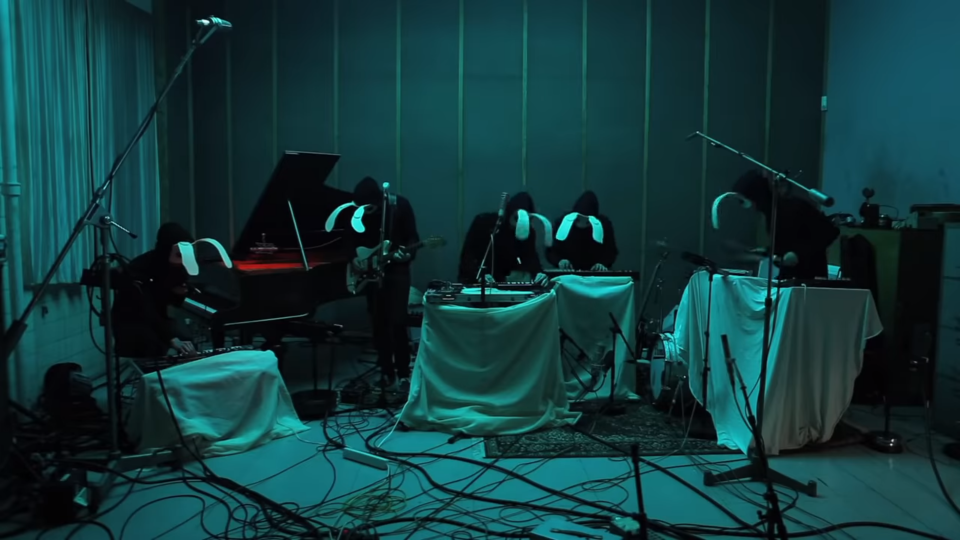
#> input picture Practicas/img/pic_01.png, 960 x 540 px
$ jupyter execute --allow-errors IA_03_2012010743_MDIA.ipynb   (shell and % lines are left out)
#> lines starting #> are read from the running program, lines starting #| are printed output that depends on the picture; after the words box and inside, x2 and y2 are one past the last pixel; in counts of white or black regions, pixels touching at a corner belong together
<h1><center>Practica 3 Image Algebra</center></h1>
<h3><b>Alumno:</b> Mothelet Delgado Izaird Alexander</h3>
<h3><b>Boleta:</b> 2012010743</h3>
<h3><b>Grupo:</b> 3CV7</h3>
<h2><center><b>Introducción</b></center></h2>
<h3><b>Suma</b></h3>
<p align="justify">En su forma más sencilla, la operación suma toma como entrada dos imágenes de tamaño idéntico (no necesariamente) y produce como salida una tercera imagen del mismo tamaño de las primeras dos, en la cual cada valor de píxel es la suma de los valores de los píxel correspondientes de cada una de las dos imágenes de entrada.</p>

<p  align="justify">La adición de dos imágenes se lleva en un único paso. Los valores de los píxel del resultado vienen dados por: </p>

<p align="justify">O si solamente se desea adicionar un valor constante C a una imagen, entonces:</p>

<p align="justify">Si los valores de los píxel en las imágenes de entrada son realmente vectores en lugar de valores escalares (por ejemplo, imágenes a color) entonces los componentes individuales (componentes rojo, azul y verde) se adicionan separadamente para producir el valor de salida. </p>
<p align="justify">Si el formato de la imagen que se esta utilizando soporta únicamente valores de píxel enteros de 8 bits, es bastante probable que el resultado de la adición sea mayor que el máximo permitido por el valor del píxel. El efecto de ello, dependerá de la implementación. Los valores de píxel desbordados, deben tratarse de tal forma que se correspondan con los máximos valores permitidos. Si el formato de la imagen soporta valores con un rango de valores mucho más grande, por ejemplo un entero de 32 bits o números de puntos flotantes, este problema no tiene tanta ocurrencia. </p>

<h3><b>Resta</b></h3>
<p align="justify">En su forma más sencilla, la operación resta toma como entrada dos imágenes y produce como salida una tercera imagen en la cual cada valor de píxel es la resta de los valores de los píxel de la primera imagen menos sus correspondientes de la segunda imagen. Una variante común permite simplemente una constante especificada ser sustraída a cada píxel. Existen versiones que solamente producen la diferencia absoluta entre valores de píxel, en lugar de una salida asignada.</p>

<p  align="justify">La sustracción de dos imágenes se lleva a cabo en un único paso. Los valores de los píxel del resultado vienen dados por: </p>

<p align="justify">O si la operación únicamente calcula las diferencias absolutas entre las dos imágenes de entrada:</p>

<p align="justify">O si solamente se desea sustraer un valor constante C a una imagen simple, entonces: </p>

<p align="justify">Si los valores de los píxel en las imágenes de entrada son realmente vectores en lugar de valores escalares (por ejemplo, imágenes a color) entonces los componentes individuales (componentes rojo, azul y verde) se sustraen separadamente para producir el valor de salida. </p>
<p align="justify">Diversas implementaciones de la operación varían respecto de lo que hacen si los valores del píxel de salida son negativos. Algunos trabajan con formatos de imagen que soportan píxeles con valores negativos, en cuyo caso la forma en que se desplegaran dependerá del mapa de colores. Si el formato de la imagen no soporta valores negativos, a menudo tales píxeles se ajustan a cero, con lo cual se tiene una imagen típicamente negra.</p>
<p align="justify">Diversas implementaciones de la operación varían respecto de lo que hacen si los valoreSi la operación calcula las diferencias absolutas y las dos imágenes de entrada utilizan el mismo tipo de valor de píxel, es imposible entonces que los valores del píxel de salida estén fuera de rango, respecto al tipo de píxel de entrada.</p>

<h3><b>Multiplicación</b></h3>
<p align="justify">Como sucede con otras operaciones aritméticas, la multiplicación presenta dos formas principales. La primera forma toma dos imágenes de entrada y produce una imagen de salida en la cual los valores de los píxeles son solo aquellos de la primera imagen multiplicados por los valores correspondientes en la segunda imagen. La segunda forma toma una única imagen de entrada y produce un resultado en el cual cada valor de píxel es multiplicado por una constante, la cual debe ser especificada. Esta última forma es probablemente la más ampliamente utilizada, en un proceso conocido como escalado. (Este escalado en nivel de grises, no debe confundirse con el escalado geométrico).</p>

<p  align="justify">La multiplicación de dos imágenes se desarrolla de la siguiente forma: </p>

<p align="justify">Luego, el escalado por una constante sigue la siguiente formulación matemática:</p>

<p align="justify">La constante en este caso, es a menudo un punto flotante, y puede ser menor que uno, en cuyo caso se reducirá la intensidad de la imagen. Este puede incluso ser negativo si el formato de la imagen lo soporta. </p>
<p align="justify">Si los valores de píxel en las imágenes de entrada son realmente vectores en lugar de valores escalares (por ejemplo, imágenes a color) entonces los componentes individuales (componentes rojo, azul y verde) se multiplican separadamente para producir el valor de salida. </p>
<p align="justify">Si los valores calculados son mas grandes que el máximo permitido por el valor del píxel, entonces deben ser truncados al máximo valor.</p>

<h3><b>Teoria de conjuntos</b></h3>
<p align="justify">La teoría de conjuntos es una parte de las matemáticas que tiene un objeto de estudio propio; con métodos propios, con ciertas relaciones con otras teorías matemáticas, en particular, con todas las teorías matemáticas tradicionales y a partir de sus principios se mantiene la existencia, estructura y relaciones mutuas entre ellos. Es decir, que el resto de la matemática puede expresarse en términos de conjuntos.</p>

<p  align="justify">En la teoría de conjuntos, la unión (denotada por ∪) de una colección de conjuntos es el conjunto de todos los elementos de la colección. Es una de las operaciones fundamentales a través de las cuales los conjuntos se pueden combinar y relacionar entre sí. Para obtener una explicación de los símbolos utilizados en este artículo, consulte la tabla de símbolos matemáticos.</p>

<p  align="justify">En matemáticas, la intersección de dos conjuntos A y B o "A ∩ B", es el conjunto que contiene todos los elementos de A que también pertenecen a B (o de manera equivalente, todos los elementos de B que también pertenecen a A), pero ningún otro elementos.

Para obtener una explicación de los símbolos utilizados en este artículo, consulte la tabla de símbolos matemáticos.
</p>

<p  align="justify">En la teoría de conjuntos, el complemento de un conjunto A se refiere a elementos que no están en A. Cuando todos los conjuntos considerados se consideran subconjuntos de un conjunto U dado, el complemento absoluto de A es el conjunto de elementos en U pero no en A.</p>

<h3><b>Mascara de convolucion</b></h3>
<p align="justify">El filtro matriz de convolución usa una primera matriz que es la imagen que será tratada. La imagen es una colección bidimensional de píxeles en coordenada rectágular. El kernel usado depende del efecto deseado.

El GIMP usa matrices 5x5 o 3x3. Consideraremos solo las matrices 3x3, son las más usadas y son suficiente para los efectos deseados. Si todos los valores de un kernel se seleccionan a cero, el sistema la considerará como una matriz 3x3.

El filtro examina, sucesivamente, cada píxel de la imagen. Para cada uno de ellos, que llamaremos “píxeles iniciales”, se multiplica el valor de este píxel y el valor de los 8 circundantes por el valor correspondiente del kernel. Entonces se añade el resultado, y el píxel inicial se regula en este valor resultante final.</p>

[cell 1]
import math
import numpy as np
from matplotlib import pyplot as plt
from PIL import Image
from skimage import io, color
from skimage import exposure
import pylab


pic1=Image.open("../img/pic_01.png").convert("L") #Open the image and convert to gray scale
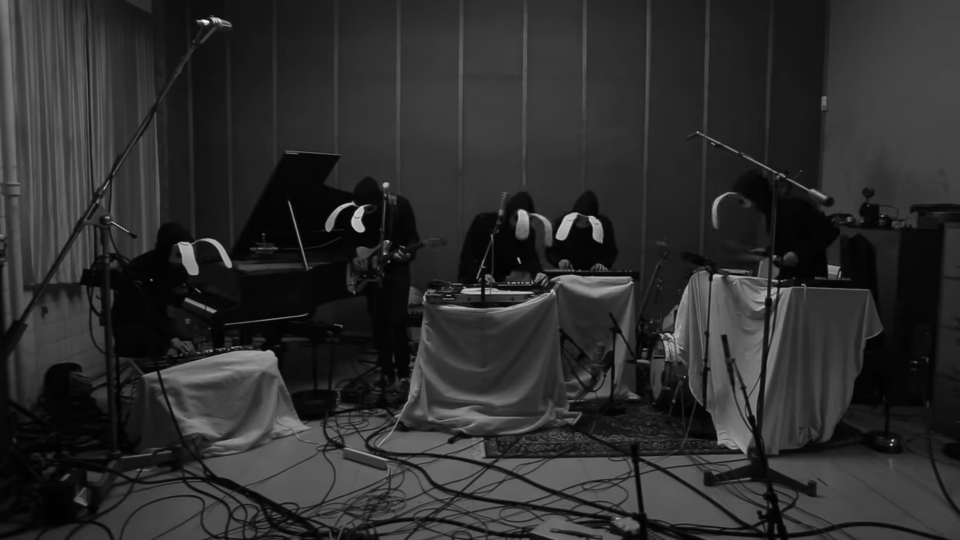
#> pic1: PIL image 960x540 L; min 0, max 244, mean 44.9
pic2=Image.open("../img/pic_02.png").convert("L") #Open the image and convert to gray scale
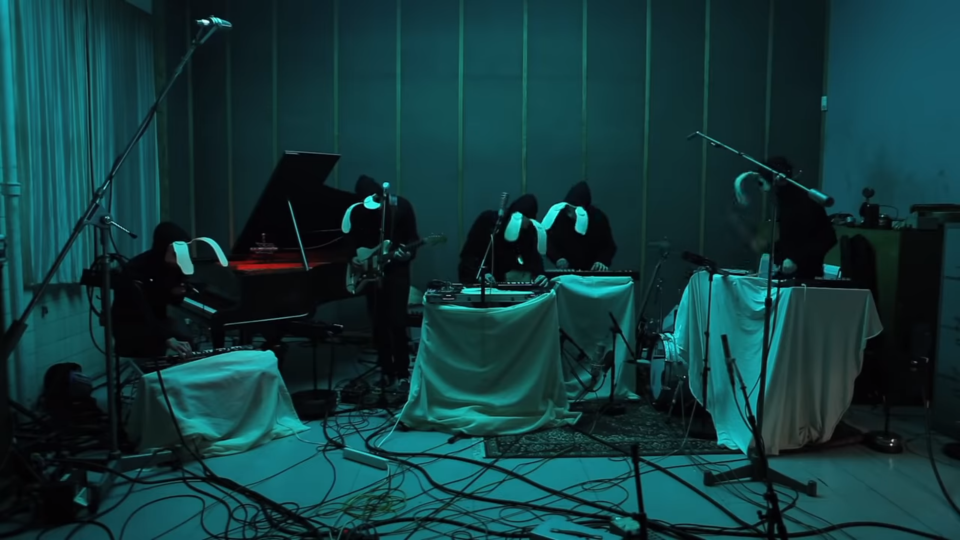
#> input picture Practicas/img/pic_02.png, 960 x 540 px
pic_arr1 = np.asarray(pic1,np.uint) #converts the image to an Numpy Array
pic_arr2 = np.asarray(pic2,np.uint) #converts the image to an Numpy Array

[cell 2]
plt.imshow(pic_arr1,cmap=plt.cm.gray)

[cell 3]
plt.imshow(pic_arr2,cmap=plt.cm.gray)

#> (a cell that did not finish here is left out)

#> (a cell that did not finish here is left out)

#> (a cell that did not finish here is left out)

[cell 7]
img = io.imread('../img/pic_01.png')    # Load the image
#> img is the input picture: shape (540, 960, 4); mean R, G, B, A 17.2, 56.3, 59.4, 255
img = color.rgb2gray(img)       # Convert the image to grayscale (1 channel)
#> img: shape (540, 960) float64
# Adjust the contrast of the image by applying Histogram Equalization
image_equalized = exposure.equalize_adapthist(img/np.max(np.abs(img)), clip_limit=0.03)
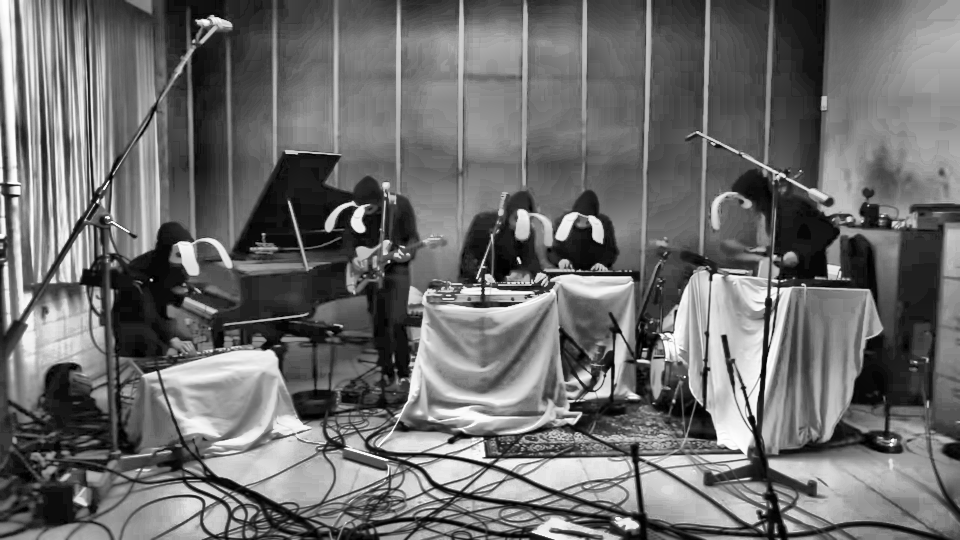
#> image_equalized: shape (540, 960) float64; min 0, max 1, mean 0.427
plt.imshow(image_equalized, cmap=plt.cm.gray)
plt.axis('off')
plt.show()
# Convolve the sharpen mask and the image
mask = np.array([[0,-1,0],[-1,5,-1],[0,-1,0]])
#> (the rest of this cell did not finish here and is left out)

[cell 8]
mask = np.array([[-1,-1,-1],[-1,8,-1],[-1,-1,-1]])
#> (the rest of this cell did not finish here and is left out)

[cell 9]
def unionImg(img1,img2):
    img_res = img1 | img2
    return img_res

def intersectionImg(img1,img2):
    img_res = img1 & img2
    return img_res

def complementImg(pic1):
    res_pic = -pic1
    return res_pic

[cell 10]
bin1=Image.open("../img/bin1.jpg").convert("L") #Open the image and convert to gray scale
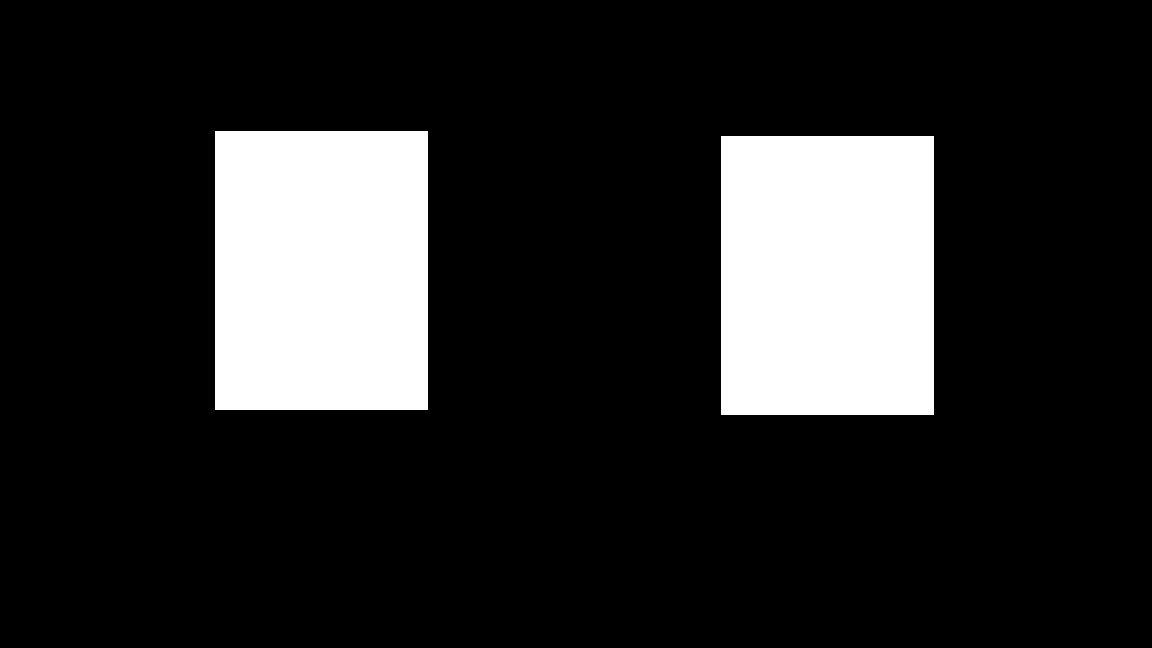
#> input picture Practicas/img/bin1.jpg, 1152 x 648 px
bin2=Image.open("../img/bin2.jpg").convert("L") #Open the image and convert to gray scale
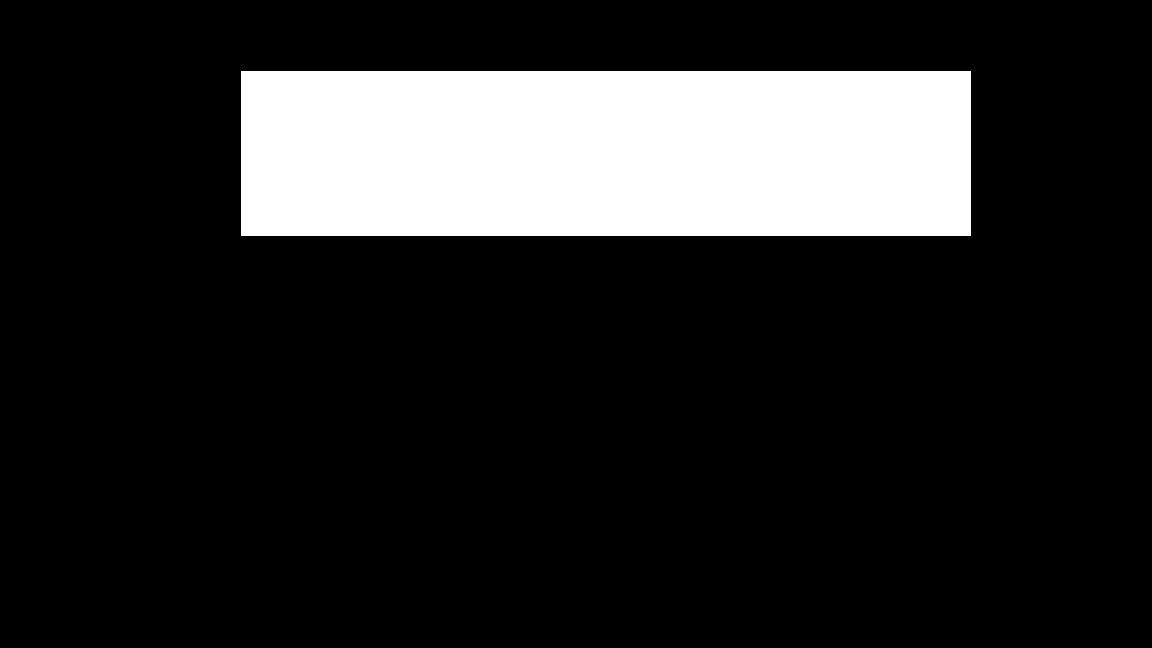
#> input picture Practicas/img/bin2.jpg, 1152 x 648 px
bin_arr1 = np.asarray(bin1,np.uint) #converts the image to an Numpy Array
#> bin_arr1: shape (648, 1152) uint64; 50 distinct labels, from 0 to 255
bin_arr2 = np.asarray(bin2,np.uint) #converts the image to an Numpy Array
#> bin_arr2: shape (648, 1152) uint64; 44 distinct labels, from 0 to 255

plt.imshow(bin_arr1,cmap=plt.cm.gray)
plt.axis('off')
plt.show()
plt.imshow(bin_arr2,cmap=plt.cm.gray)
plt.axis('off')
plt.show()

[cell 11]
bin_res = unionImg(bin_arr1,bin_arr2)
#> in unionImg, `img_res = img1 | img2`: img_res: shape (648, 1152) uint64; 56 distinct labels, from 0 to 255
plt.imshow(bin_res,cmap=plt.cm.gray)
plt.axis('off')
plt.show()

[cell 12]
bin_res = intersectionImg(bin_arr1,bin_arr2)
#> in intersectionImg, `img_res = img1 & img2`:
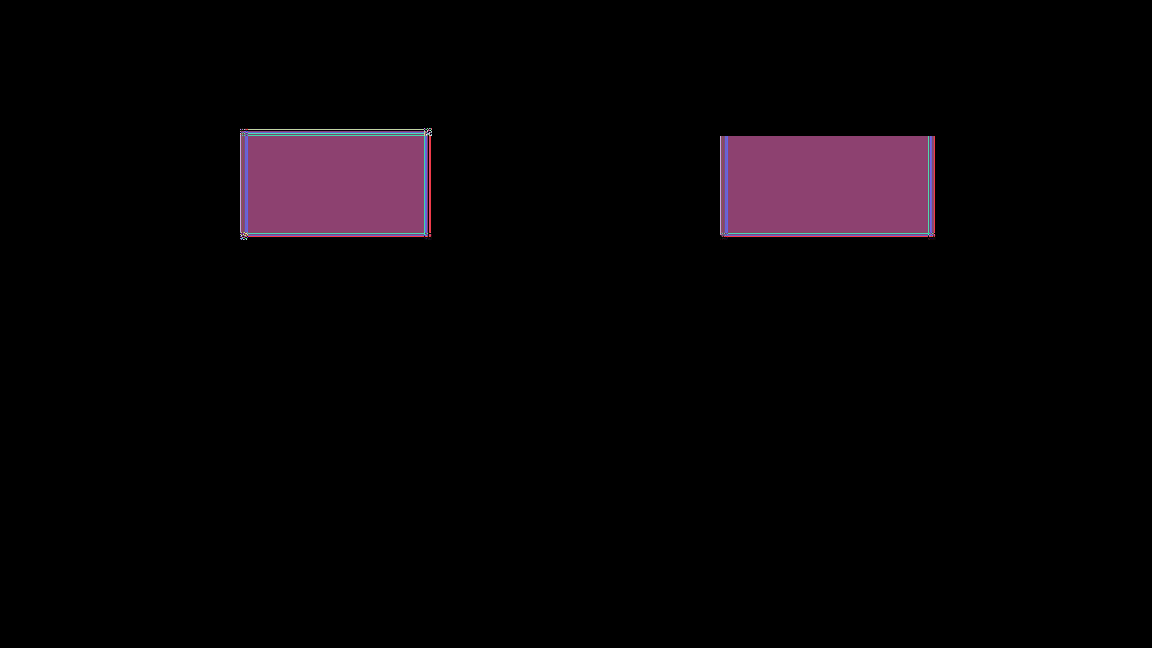
#> img_res: shape (648, 1152) uint64; 36 distinct labels, from 0 to 255; one colour per label, 0 black
plt.imshow(bin_res,cmap=plt.cm.gray)
plt.axis('off')
plt.show()

[cell 13]
bin_res = complementImg(bin_arr1)
#> in complementImg, `res_pic = -pic1`:
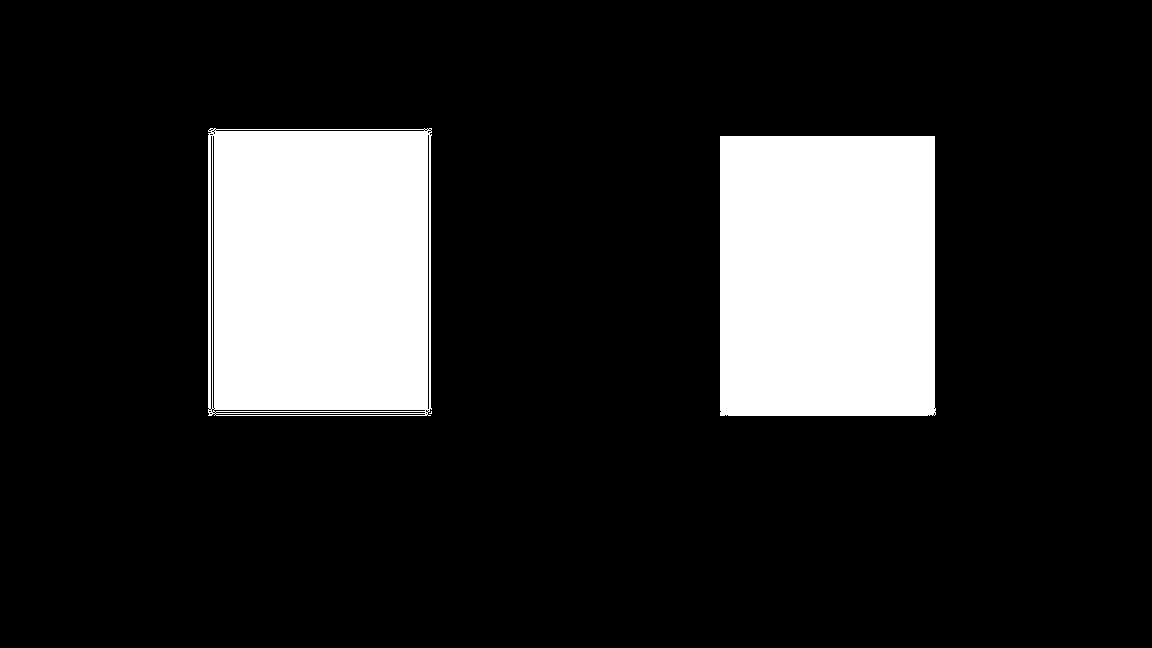
#> res_pic: shape (648, 1152) uint64; values 0 (black) and 1.84e+19 (white), 16.4% white; 3 white regions (1 under 20 px), largest, box (x1, y1, x2, y2) and area: (208, 128, 432, 416) 62291, (720, 136, 936, 416) 60196
